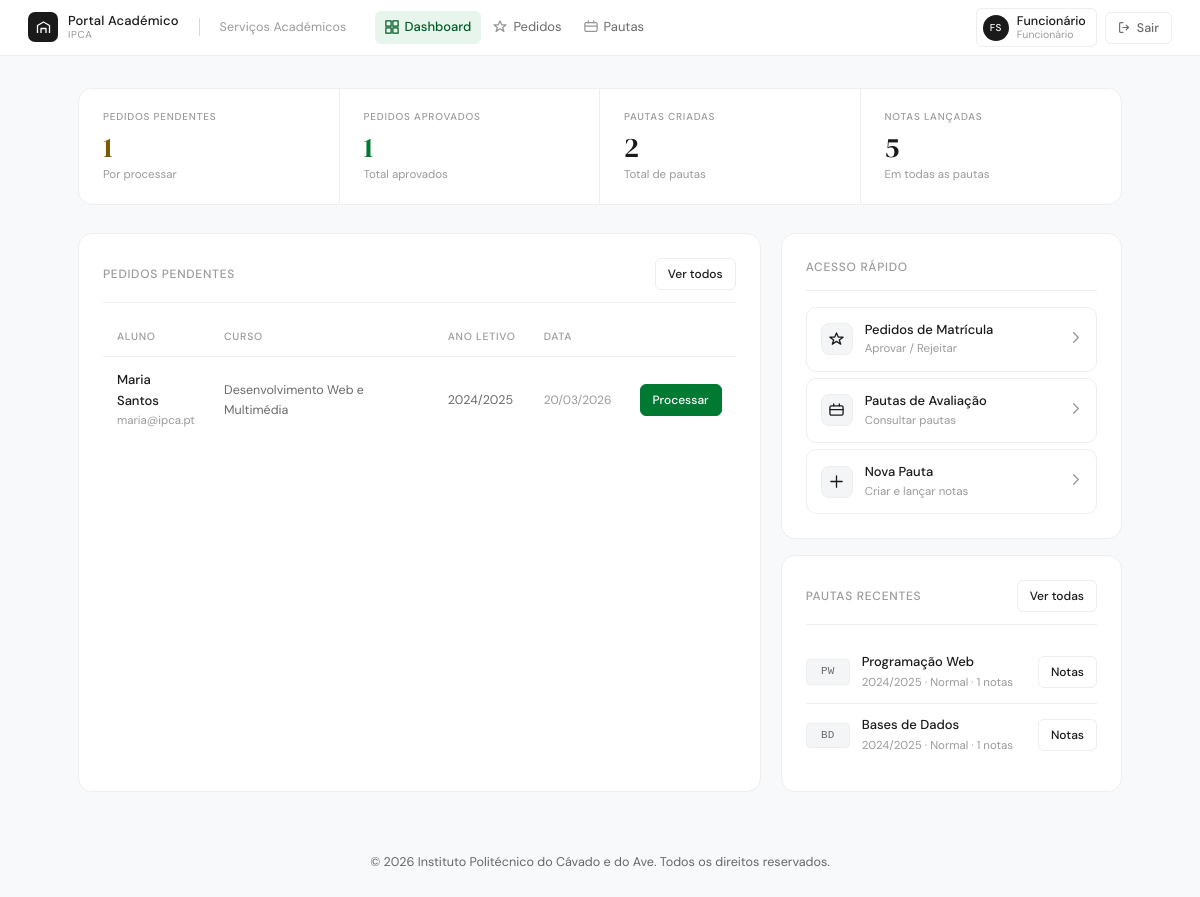
Page /servicos-academicos/dashboard.php (signed in) on the committed database.
### tables this page shows
CREATE TABLE `pedidos_matricula` (
  `id` int(11) NOT NULL,
  `aluno_id` int(11) DEFAULT NULL,
  `curso_id` int(11) DEFAULT NULL,
  `ano_letivo` varchar(20) DEFAULT NULL,
  `estado` enum('Pendente','Aprovado','Rejeitado') DEFAULT 'Pendente',
  `data_pedido` timestamp NOT NULL DEFAULT current_timestamp(),
  `observacoes` text DEFAULT NULL,
  `funcionario_id` int(11) DEFAULT NULL,
  `data_decisao` datetime DEFAULT NULL
);

CREATE TABLE `utilizadores` (
  `id` int(11) NOT NULL,
  `nome` varchar(100) DEFAULT NULL,
  `email` varchar(100) DEFAULT NULL,
  `password` varchar(255) DEFAULT NULL,
  `perfil_id` int(11) DEFAULT NULL,
  `created_at` timestamp NOT NULL DEFAULT current_timestamp()
);

CREATE TABLE `cursos` (
  `id` int(11) NOT NULL,
  `nome` varchar(100) NOT NULL,
  `sigla` varchar(20) DEFAULT NULL,
  `horario_pdf` varchar(255) DEFAULT NULL
);

CREATE TABLE `pautas` (
  `id` int(11) NOT NULL,
  `disciplina_id` int(11) NOT NULL,
  `ano_letivo` varchar(20) DEFAULT NULL,
  `epoca` enum('Normal','Recurso','Especial') DEFAULT NULL,
  `data_criacao` timestamp NOT NULL DEFAULT current_timestamp(),
  `criado_por` int(11) DEFAULT NULL
);

CREATE TABLE `disciplinas` (
  `id` int(11) NOT NULL,
  `nome_disciplina` varchar(100) NOT NULL,
  `sigla` varchar(20) DEFAULT NULL
);

### servicos-academicos/dashboard.php (the view, shortened to what this page needs)
<?php
require_once '../config/db.php';
try {
    $pedidos_stats = $pdo->query("SELECT estado, COUNT(*) as n FROM pedidos_matricula GROUP BY estado")
                         ->fetchAll(PDO::FETCH_KEY_PAIR);
    $stmtPendentes = $pdo->query("
        SELECT pm.id, pm.ano_letivo, pm.data_pedido,
               u.nome AS aluno_nome, u.email AS aluno_email,
               c.nome AS curso_nome
        FROM pedidos_matricula pm
        JOIN alunos a ON a.id = pm.aluno_id
        JOIN utilizadores u ON u.id = a.id
        LEFT JOIN cursos c ON c.id = pm.curso_id
        WHERE pm.estado = 'Pendente'
        ORDER BY pm.data_pedido ASC
        LIMIT 8
    ");
    $pedidos_pendentes = $stmtPendentes->fetchAll(PDO::FETCH_ASSOC);
    $stmtPautas = $pdo->query("
        SELECT p.id, p.ano_letivo, p.epoca, p.data_criacao,
               d.nome_disciplina, d.sigla,
               COUNT(n.id) AS total_notas
        FROM pautas p
        JOIN disciplinas d ON d.id = p.disciplina_id
        LEFT JOIN notas n ON n.pauta_id = p.id
        GROUP BY p.id
        ORDER BY p.data_criacao DESC
        LIMIT 5
    ");
    $pautas_recentes = $stmtPautas->fetchAll(PDO::FETCH_ASSOC);
    $total_pautas   = $pdo->query("SELECT COUNT(*) FROM pautas")->fetchColumn();
    $total_notas    = $pdo->query("SELECT COUNT(*) FROM notas")->fetchColumn();
} catch (PDOException $e) { die("Erro: " . $e->getMessage()); }
include '../includes/header.php';
?>
<div class="page-body">
    <div class="metrics">
        <div class="mc">
            <div class="mc-label">Pedidos Pendentes</div>
            <div class="mc-val amber"><?= (int)($pedidos_stats['Pendente'] ?? 0) ?></div>
            <div class="mc-sub">Por processar</div>
        </div>
        <div class="mc">
            <div class="mc-label">Pedidos Aprovados</div>
            <div class="mc-val green"><?= (int)($pedidos_stats['Aprovado'] ?? 0) ?></div>
            <div class="mc-sub">Total aprovados</div>
        </div>
        <div class="mc">
            <div class="mc-label">Pautas Criadas</div>
            <div class="mc-val"><?= (int)$total_pautas ?></div>
            <div class="mc-sub">Total de pautas</div>
        </div>
        <div class="mc">
            <div class="mc-label">Notas Lançadas</div>
            <div class="mc-val"><?= (int)$total_notas ?></div>
            <div class="mc-sub">Em todas as pautas</div>
        </div>
    </div>
    <div class="grid-2">
        <div class="card">
            <div class="card-body">
                <div class="section-hd">
                    <h3>Pedidos Pendentes</h3>
                    <a href="pedidos.php" class="btn btn-sm">Ver todos</a>
                </div>
                <?php if (empty($pedidos_pendentes)): ?>
                    <div class="empty-state">
                        <svg width="36" height="36" viewBox="0 0 36 36" fill="none" stroke="currentColor" stroke-width="1"><path d="M18 4L32 32H4L18 4z"/><line x1="18" y1="14" x2="18" y2="22"/><circle cx="18" cy="27" r="1"/></svg>
                        Nenhum pedido pendente.
                    </div>
                <?php else: ?>
                    <table class="data-table">
                        <thead>
                            <tr>
                                <th>Aluno</th>
                                <th>Curso</th>
                                <th>Ano Letivo</th>
                                <th>Data</th>
                                <th style="text-align:right;"></th>
                            </tr>
                        </thead>
                        <tbody>
                            <?php foreach ($pedidos_pendentes as $p): ?>
                            <tr>
                                <td>
                                    <div style="font-weight:500;font-size:13px;"><?= htmlspecialchars($p['aluno_nome']) ?></div>
                                    <div style="font-size:11.5px;color:var(--text-faint);"><?= htmlspecialchars($p['aluno_email']) ?></div>
                                </td>
                                <td style="font-size:12.5px;color:var(--text-muted);"><?= htmlspecialchars($p['curso_nome'] ?? '—') ?></td>
                                <td style="font-size:12.5px;color:var(--text-muted);"><?= htmlspecialchars($p['ano_letivo'] ?? '—') ?></td>
                                <td style="font-size:12px;color:var(--text-faint);"><?= date('d/m/Y', strtotime($p['data_pedido'])) ?></td>
                                <td style="text-align:right;">
                                    <a href="pedidos.php?id=<?= (int)$p['id'] ?>" class="btn btn-sm btn-green">Processar</a>
                                </td>
                            </tr>
                            <?php endforeach; ?>
                        </tbody>
                    </table>
                <?php endif; ?>
            </div>
        </div>
        <div style="display:flex;flex-direction:column;gap:16px;">
            <div class="card">
                <div class="card-body">
                    <div class="section-hd"><h3>Acesso Rápido</h3></div>
                    <div style="display:flex;flex-direction:column;gap:6px;">
                        <?php
                        $links = [
                            ['href'=>'pedidos.php',      'label'=>'Pedidos de Matrícula', 'sub'=>'Aprovar / Rejeitar',
                             'icon'=>'<path d="M8 1L10 5.5H15L11 8.5L12.5 13L8 10L3.5 13L5 8.5L1 5.5H6Z"/>'],
                            ['href'=>'pautas.php',       'label'=>'Pautas de Avaliação',  'sub'=>'Consultar pautas',
                             'icon'=>'<rect x="1" y="3" width="14" height="10" rx="1.5"/><path d="M5 3V1M11 3V1M1 7h14"/>'],
                            ['href'=>'criar-pauta.php',  'label'=>'Nova Pauta',            'sub'=>'Criar e lançar notas',
                             'icon'=>'<line x1="8" y1="2" x2="8" y2="14"/><line x1="2" y1="8" x2="14" y2="8"/>'],
                        ];
                        foreach ($links as $l): ?>
                        <a href="<?= $l['href'] ?>" style="display:flex;align-items:center;gap:12px;padding:12px 14px;border:var(--border);border-radius:var(--radius-md);text-decoration:none;color:var(--text-main);transition:all .15s;" onmouseover="this.style.background='var(--gray-50)'" onmouseout="this.style.background=''">
                            <div style="width:32px;height:32px;border-radius:8px;background:var(--gray-50);border:var(--border);display:flex;align-items:center;justify-content:center;flex-shrink:0;">
                                <svg width="15" height="15" viewBox="0 0 16 16" fill="none" stroke="currentColor" stroke-width="1.4" stroke-linecap="round" stroke-linejoin="round"><?= $l['icon'] ?></svg>
                            </div>
                            <div>
                                <div style="font-size:13px;font-weight:500;"><?= $l['label'] ?></div>
                                <div style="font-size:11.5px;color:var(--text-faint);"><?= $l['sub'] ?></div>
                            </div>
                            <div style="margin-left:auto;color:var(--text-faint);">
                                <svg width="13" height="13" viewBox="0 0 14 14" fill="none" stroke="currentColor" stroke-width="1.5"><path d="M5 2l5 5-5 5" stroke-linecap="round" stroke-linejoin="round"/></svg>
                            </div>
                        </a>
                        <?php endforeach; ?>
                    </div>
                </div>
            </div>
            <div class="card">
                <div class="card-body">
                    <div class="section-hd">
                        <h3>Pautas Recentes</h3>
                        <a href="pautas.php" class="btn btn-sm">Ver todas</a>
                    </div>
                    <?php if (empty($pautas_recentes)): ?>
                        <div style="text-align:center;padding:20px;color:var(--text-faint);font-size:12.5px;">Nenhuma pauta criada.</div>
                    <?php else: ?>
                        <?php foreach ($pautas_recentes as $p): ?>
                        <div class="pauta-row">
                            <span class="pauta-sigla"><?= htmlspecialchars($p['sigla']) ?></span>
                            <div class="pauta-info">
                                <div class="pauta-nome"><?= htmlspecialchars($p['nome_disciplina']) ?></div>
                                <div class="pauta-meta"><?= htmlspecialchars($p['ano_letivo']) ?> · <?= htmlspecialchars($p['epoca']) ?> · <?= (int)$p['total_notas'] ?> notas</div>
                            </div>
                            <a href="lancar-notas.php?pauta_id=<?= (int)$p['id'] ?>" class="btn btn-sm">Notas</a>
                        </div>
                        <?php endforeach; ?>
                    <?php endif; ?>
                </div>
            </div>
        </div>
    </div>
</div>
<?php include '../includes/footer.php'; ?>

### includes/header.php (style rules this page uses)
*, *::before, *::after { box-sizing: border-box; margin: 0; padding: 0; }
:root { --green: #007a33; --green-mid: #005a26; --green-pale: #e8f5ed; --green-soft: #c8e6d1; --white: #ffffff; --off-white: #F8F9FA; --gray-50: #F4F5F6; --gray-100: #EEEEEE; --gray-200: #D8D8D8; --gray-400: #9A9A9A; --gray-600: #5A5A5A; --black: #1A1A1A; --text-main: #1A1A1A; --text-muted: #6A6A6A; --text-faint: #9A9A9A; --border: 1px solid #EEEEEE; --radius-sm: 6px; --radius-md: 10px; --radius-lg: 14px; --shadow-xs: 0 1px 3px rgba(0,0,0,0.04); --header-h: 56px; --ipca-green: #007a33; --ipca-green-light: #00a34a; --ipca-green-hover: #005f27; --ipca-blue: #1A1A1A; --bg-light: #F8F9FA; --card-bg: #ffffff; --text-dark: #1A1A1A; --text-muted-old: #6A6A6A; --success-bg: #e8f5ed; --success-text: #005a26; --danger-bg: #FEF0EF; --danger-text: #9B2B20; --shadow-refined: 0 1px 3px rgba(0,0,0,0.04); }
html { font-size: 14px; }
body { font-family: 'DM Sans', system-ui, sans-serif; background: var(--off-white); color: var(--text-main); line-height: 1.6; -webkit-font-smoothing: antialiased; }
a { color: inherit; text-decoration: none; }
.card { background: var(--white); border: var(--border); border-radius: var(--radius-lg); overflow: hidden; }
.card-padding, .card-body { padding: 24px; }
.card h3, .card-body h3 { font-size: 13.5px; font-weight: 500; color: var(--black); margin-bottom: 16px; padding-bottom: 12px; border-bottom: var(--border); }
.btn { display: inline-flex; align-items: center; justify-content: center; gap: 6px; height: 38px; padding: 0 16px; border-radius: var(--radius-sm); font-family: 'DM Sans', sans-serif; font-size: 13px; font-weight: 500; border: var(--border); background: var(--white); color: var(--black); cursor: pointer; transition: all 0.15s; text-decoration: none; white-space: nowrap; }
.btn-green { background: var(--green); color: white; border-color: var(--green); }
.btn-sm { height: 32px; padding: 0 12px; font-size: 12px; }
.data-table { width: 100%; border-collapse: collapse; }
.data-table th { padding: 10px 14px; text-align: left; font-size: 10.5px; font-weight: 500; text-transform: uppercase; letter-spacing: 0.07em; color: var(--text-faint); border-bottom: var(--border); white-space: nowrap; }
.data-table td { padding: 13px 14px; border-bottom: var(--border); font-size: 13px; vertical-align: middle; }
.data-table tbody tr:last-child td { border-bottom: none; }

### servicos-academicos/dashboard.php (style rules this page uses)
.page-body { padding:32px 28px; max-width:1100px; margin:0 auto; }
.metrics { display:grid; grid-template-columns:repeat(4,1fr); border:var(--border); border-radius:var(--radius-lg); overflow:hidden; background:var(--white); margin-bottom:28px; }
.mc { padding:20px 24px; border-right:var(--border); transition:background .15s; }
.mc:last-child { border-right:none; }
.mc-label { font-size:10px; font-weight:500; text-transform:uppercase; letter-spacing:.08em; color:var(--text-faint); margin-bottom:8px; }
.mc-val { font-size:28px; font-weight:300; font-family:'DM Serif Display',serif; letter-spacing:-.02em; line-height:1; color:var(--black); }
.mc-val.amber { color:#7A5A00; }
.mc-val.green { color:var(--green); }
.mc-sub { font-size:11.5px; color:var(--text-faint); margin-top:5px; }
.grid-2 { display:grid; grid-template-columns:2fr 1fr; gap:20px; }
.section-hd { display:flex; align-items:center; justify-content:space-between; margin-bottom:16px; padding-bottom:12px; border-bottom:var(--border); }
.section-hd h3 { font-size:12px; font-weight:500; text-transform:uppercase; letter-spacing:.06em; color:var(--text-faint); margin:0; padding:0; border:none; }
.pauta-row { display:flex; align-items:center; gap:12px; padding:11px 0; border-bottom:var(--border); }
.pauta-row:last-child { border-bottom:none; }
.pauta-sigla { display:inline-flex; align-items:center; justify-content:center; padding:3px 9px; border-radius:4px; background:var(--gray-50); border:var(--border); font-size:11px; font-weight:500; color:var(--text-muted); font-family:monospace; flex-shrink:0; min-width:44px; }
.pauta-info { flex:1; min-width:0; }
.pauta-nome { font-size:13px; font-weight:500; color:var(--black); white-space:nowrap; overflow:hidden; text-overflow:ellipsis; }
.pauta-meta { font-size:11.5px; color:var(--text-faint); margin-top:1px; }

### rows in the picture
pedidos_matricula: utilizadores.nome "Maria Santos", utilizadores.email "maria@ipca.pt", curso.nome "Desenvolvimento Web e Multimédia", ano_letivo "2024/2025", data_pedido "20/03/2026"
pautas: disciplina.sigla "PW", disciplina.nome_disciplina "Programação Web", ano_letivo "2024/2025", epoca "Normal", total_notas "1"
pautas: disciplina.sigla "BD", disciplina.nome_disciplina "Bases de Dados", ano_letivo "2024/2025", epoca "Normal", total_notas "1"

### other values in the picture
$sectionLabel "Serviços Académicos"
$link['label'] "Dashboard"
$link['label'] "Pedidos"
$link['label'] "Pautas"
$iniciais "FS"
explode(' ', $nome_sessao)[0] "Funcionário"
$perfil ?: 'Portal' "Funcionário"
$pedidos_stats['Pendente'] "1"
$pedidos_stats['Aprovado'] "1"
$total_pautas "2"
$total_notas "5"
$l['label'] "Pedidos de Matrícula"
$l['sub'] "Aprovar / Rejeitar"
$l['label'] "Pautas de Avaliação"
$l['sub'] "Consultar pautas"
